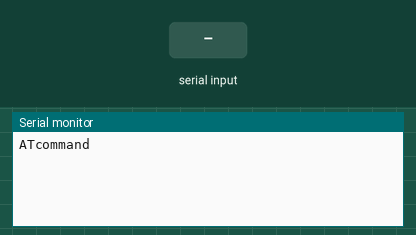
Recording of a sketch running on a simulated Arduino Mega 2560, built with avr-gcc and run on an emulated ATmega2560. Parts: the last lines printed to the serial monitor. Inputs (shaded band) come from the test bench.

Above: at 1.2 s.
1.3 s: "1" received over the second serial link
At 2.5 s:
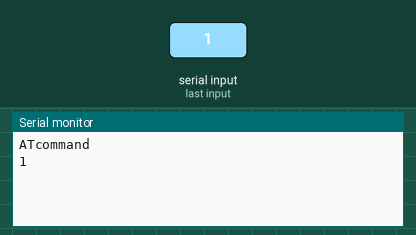
2.8 s: "0" received over the second serial link
At 3.7 s:
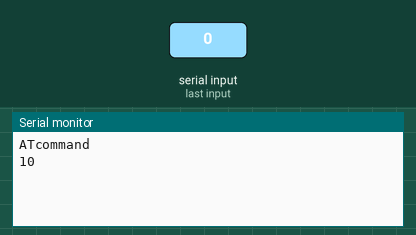

The sketch:

bluethoot_config.ino
```cpp
void setup() {
  pinMode( 19, INPUT_PULLUP ); // fix Serial1
  Serial.begin(9600);
  Serial1.begin(9600);
  Serial.println("ATcommand");  //ATcommand Start
}

void loop() {
  if (Serial1.available())
    Serial.write(Serial1.read());
  if (Serial.available())
    Serial1.write(Serial.read());
}
```

Measured:
- after the input at 1.3 s, the serial monitor: prints a new line at once (image 1)
- after the input at 2.8 s, the serial monitor: prints a new line at once (image 2)
